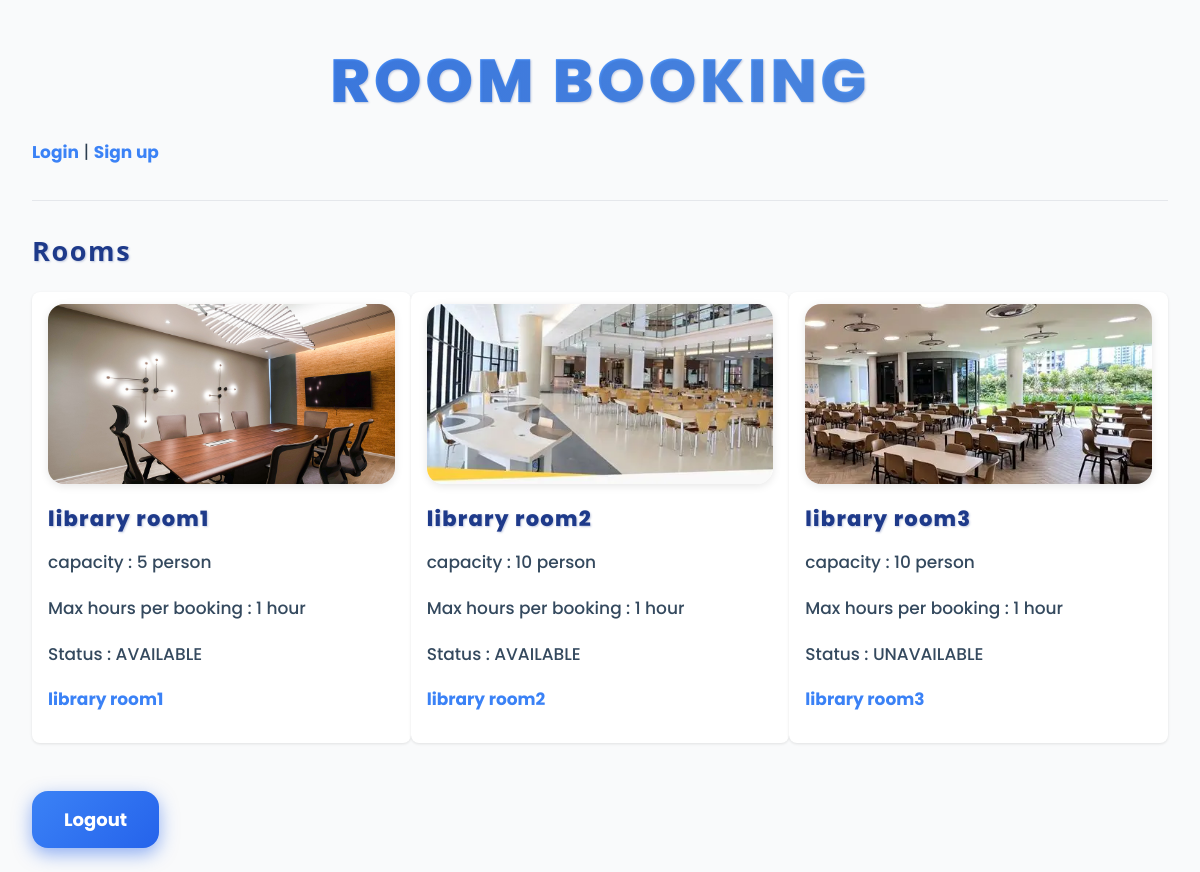
The page / on the database its author committed.
### booking/models.py (models this page shows, shortened)
class Room(models.Model):
    name = models.CharField(max_length=100)
    capacity = models.IntegerField(default=0)
    max_hours = models.IntegerField(default=1)
    status = models.CharField(max_length=20, default="AVAILABLE")
    image = models.ImageField(upload_to="rooms/", null=True, blank=True)

### booking/views.py (the view)
# urls.py: path("", views.index, name="index"),
def index(request):
    rooms = Room.objects.all()
    return render(request, "booking/index.html", {"rooms": rooms})

### booking/templates/booking/index.html (shortened to what this page needs)
{% load static %}
<!DOCTYPE html>
<html lang="en">
<head>
  <link rel="stylesheet" href="{% static 'booking/css/style.css' %}">
</head>
<body>
  <h1 class="main-title">Room Booking</h1>
  <nav>
    {% if user.is_authenticated %}
      Hello, {{ user.username }} |
      <a href="{% url 'mine' %}">My Bookings</a>
    {% else %}
      <a href="{% url 'login' %}">Login</a> |
      <a href="{% url 'signup' %}">Sign up</a>
    {% endif %}
  </nav>
<hr>
  <h2>Rooms</h2>
  <table border="0" width="100%" cellpadding="20">
    <tr align="center" valign="top">
      {% for room in rooms %}
        <td width="33%">
          {% if room.image %}
            <img src="{{ room.image.url }}" alt="{{ room.name }}" width="300" height="200">
          {% else %}
            <div style="width:300px;height:200px;background:#f2f2f2;display:flex;align-items:center;justify-content:center;">
              ไม่มีรูป
            </div>
          {% endif %}
          <h3>{{ room.name }}</h3>
          <p>capacity : {{ room.capacity }} person</p>
          <p>Max hours per booking : {{ room.max_hours }} hour</p>
          <p>Status : {{ room.status }} </p>
          <p><a href="{% url 'room_detail' room.id %}">{{ room.name }}</a></p>
        </td>
        {% if forloop.counter|divisibleby:3 %}
          </tr><tr align="center" valign="top">
        {% endif %}
      {% empty %}
        <td>No rooms available.</td>
      {% endfor %}
    </tr>
  </table>
  <form method="post" action="{% url 'logout' %}" style="display:inline;">
        {% csrf_token %}<button>Logout</button>
      </form>
</body>
</html>

### booking/static/booking/css/style.css (style rules this page uses)
body { font-family: 'Poppins', system-ui, Segoe UI, Roboto, Arial, sans-serif; background-color: #f9fafb; color: #1f2937; margin: 1rem; line-height: 1.6; }
h1, h2, h3 { font-weight: 700; color: #111827; margin-bottom: 0.75rem; }
a { color: #3b82f6; text-decoration: none; transition: color 0.2s ease-in-out; }
button { background-color: #3b82f6; color: white; font-weight: 600; padding: 0.5rem 1.2rem; border: none; border-radius: 0.5rem; cursor: pointer; transition: background-color 0.2s ease-in-out; font-size: 1rem; user-select: none; font-family: 'Poppins', system-ui, sans-serif; }
table { border-collapse: separate; border-spacing: 0 0.5rem; width: 100%; max-width: 100%; margin-top: 1rem; margin-bottom: 2rem; }
th, td { padding: 0.75rem 1rem; text-align: left; background-color: white; border-radius: 0.5rem; box-shadow: 0 1px 3px rgb(0 0 0 / 0.1); font-family: 'Poppins', system-ui, sans-serif; }
img { width: 100%; height: 180px; object-fit: cover; border-radius: 1rem; display: block; margin-bottom: 1rem; box-shadow: 0 2px 8px rgba(0, 0, 0, 0.1); transition: transform 0.3s ease; }
nav { margin-bottom: 1.5rem; font-family: 'Poppins', system-ui, sans-serif; }
p { margin-top: 0; margin-bottom: 1rem; font-family: 'Poppins', system-ui, sans-serif; }
hr { border: none; border-top: 1px solid #e5e7eb; margin: 2rem 0; }
button { background: linear-gradient(135deg, #3b82f6 0%, #2563eb 100%); color: white; border: none; padding: 0.9rem 1.5rem; font-size: 1.15rem; font-weight: 600; border-radius: 8px; cursor: pointer; box-shadow: 0 6px 15px rgba(37, 99, 235, 0.4); transition: background 0.3s ease, box-shadow 0.3s ease, transform 0.15s ease; font-family: 'Poppins', system-ui, sans-serif; user-select: none; }
a { color: #3b82f6; text-decoration: none; font-weight: 600; position: relative; transition: color 0.3s ease, transform 0.15s ease; cursor: pointer; }
a::after { content: ''; position: absolute; width: 100%; height: 2px; bottom: -3px; left: 0; background-color: #3b82f6; transform: scaleX(0); transform-origin: right; transition: transform 0.3s ease; }
h1.main-title { font-family: 'Poppins', 'Inter', system-ui, sans-serif; font-weight: 800; font-size: 3.8rem; text-align: center; text-transform: uppercase; user-select: none; background: linear-gradient(90deg, #3b82f6, #60a5fa, #2563eb, #3b82f6); background-size: 300% 300%; -webkit-background-clip: text; -webkit-text-fill-color: transparent; animation: gradientShift 6s ease infinite; position: relative; overflow: hidden; }
body { font-family: 'Yoppin', system-ui, Segoe UI, Roboto, Arial, sans-serif; background-color: #f9fafb; color: #2c3e50; margin: 1.5rem 2rem; line-height: 1.75; font-size: 18px; }
h1, h2, h3 { font-weight: 800; color: #1e3a8a; margin-bottom: 1rem; letter-spacing: 0.06em; line-height: 1.3; text-shadow: 1px 1px 2px rgba(30, 58, 138, 0.25); }
p, li, label, a, span { font-weight: 500; font-size: 17px; color: #34495e; }
a { color: #3b82f6; font-weight: 700; text-decoration: none; transition: color 0.3s ease; }
button { font-size: 18px; font-weight: 700; padding: 0.95rem 2rem; border-radius: 16px; background-color: #2563eb; color: white; box-shadow: 0 6px 18px rgba(37, 99, 235, 0.5); transition: background-color 0.3s ease, box-shadow 0.3s ease, transform 0.15s ease; cursor: pointer; user-select: none; border: none; }
th, td { padding: 0.75rem 1rem; text-align: left; background-color: white; border-radius: 0.5rem; box-shadow: 0 1px 3px rgb(0 0 0 / 0.1); }
nav { margin-bottom: 1.5rem; }
p { margin-top: 0; margin-bottom: 1rem; }

### booking/templates/booking/index.html (style rules this page uses)
body { font-family:system-ui,Segoe UI,Roboto,Arial }

### rows shown on the page
Room: image (picture), name "library room1", capacity "5", max_hours "1", status "AVAILABLE"
Room: image (picture), name "library room2", capacity "10", max_hours "1", status "AVAILABLE"
Room: image (picture), name "library room3", capacity "10", max_hours "1", status "UNAVAILABLE"
